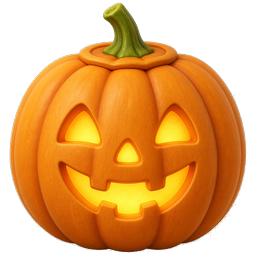
#> input picture assets/halloween/pumpkin.png, 256 x 256 px, found by its file name
$ python strip_bg.py
#> lines starting #> are read from the running program, lines starting #| are printed output that depends on the picture
from pathlib import Path
from PIL import Image

BASE = Path(r"c:\Users\ckayd\xammp\htdocs\deploy-main\deploy-main\assets\halloween")


def is_bg(r, g, b, a):
    if a < 18:
        return True
    mx, mn = max(r, g, b), min(r, g, b)
    sat = mx - mn
    avg = (r + g + b) / 3.0
    # white / light gray / checker
    if avg > 232 and sat < 40:
        return True
    if sat < 22 and 150 <= avg <= 250:
        return True
    # soft cream leftover
    if avg > 220 and sat < 30 and (r - b) < 35:
        return True
    return False


def flood(path: Path, size: int | None = None) -> None:
#> called with size = 256
    im = Image.open(path).convert("RGBA")
#> im is the input picture: PIL image 256x256 RGBA; mean R, G, B, A 135.9, 76.9, 14.3, 161.8
    bak = path.with_suffix(".bak.png")
    if not bak.exists():
        im.save(bak)
    w, h = im.size
#> w = 256; h = 256
    pix = im.load()
    vis = [[False] * w for _ in range(h)]
    stack = []
    for x in range(w):
        stack += [(0, x), (h - 1, x)]
    for y in range(h):
        stack += [(y, 0), (y, w - 1)]
    while stack:
        y, x = stack.pop()
        if not (0 <= y < h and 0 <= x < w) or vis[y][x]:
            continue
        r, g, b, a = pix[x, y]
        if not is_bg(r, g, b, a):
            continue
        vis[y][x] = True
        pix[x, y] = (0, 0, 0, 0)
        stack += [(y - 1, x), (y + 1, x), (y, x - 1), (y, x + 1)]
#> after the loop, stack = []; vis = 256 items
    for y in range(h):
        for x in range(w):
            r, g, b, a = pix[x, y]
            if a and is_bg(r, g, b, a):
                pix[x, y] = (0, 0, 0, 0)
    if size:
        bbox = im.split()[-1].getbbox()
        if bbox:
            pad = 8
            l, t, r, b = bbox
            im = im.crop((max(0, l - pad), max(0, t - pad), min(w, r + pad), min(h, b + pad)))
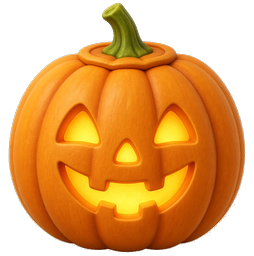
#> im: PIL image 254x256 RGBA; mean R, G, B, A 136.7, 77.2, 14.2, 163; transparent parts drawn white
        im.thumbnail((size, size), Image.Resampling.LANCZOS)
        canvas = Image.new("RGBA", (size, size), (0, 0, 0, 0))
#> canvas: PIL image 256x256 RGBA; every value is 0
        canvas.paste(im, ((size - im.width) // 2, (size - im.height) // 2), im)
        canvas.save(path, optimize=True)
        print(path.name, canvas.size, canvas.getpixel((0, 0)))
#| pumpkin.png (256, 256) (0, 0, 0, 0)
    else:
        im.save(path, optimize=True)
        print(path.name, im.size, im.getpixel((0, 0)))


flood(BASE / "pumpkin.png", 256)
flood(BASE / "bat.png", 256)
#> call 2 of flood, with size = 256
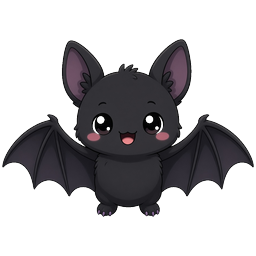
#> input picture assets/halloween/bat.png, 256 x 256 px, found by its file name
#> in flood, im is the input picture: PIL image 256x256 RGBA; mean R, G, B, A 16.7, 15.4, 17.6, 87.9
#> in flood (call 2), `im = im.crop((max(0, l - pad), max(0, t - pad), min(w, r + pad), min(h..`:
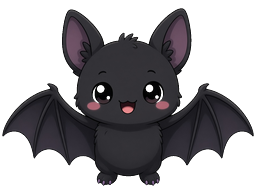
#> im: PIL image 256x194 RGBA; mean R, G, B, A 22, 20.2, 23.1, 115.9; transparent parts drawn white
#| bat.png (256, 256) (0, 0, 0, 0)
flood(BASE / "ghost.png", 256)
#> call 3 of flood, with size = 256
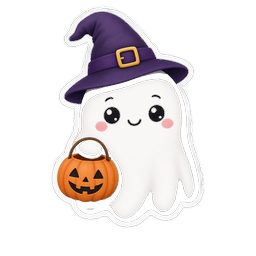
#> input picture assets/halloween/ghost.png, 256 x 256 px, found by its file name
#> in flood, im is the input picture: PIL image 256x256 RGBA; mean R, G, B, A 62.7, 57.2, 57.4, 79.8
#> in flood (call 3), `im = im.crop((max(0, l - pad), max(0, t - pad), min(w, r + pad), min(h..`:
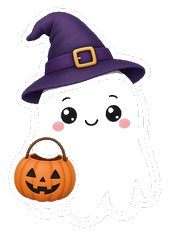
#> im: PIL image 169x236 RGBA; mean R, G, B, A 24.5, 15.8, 16.6, 52.3; transparent parts drawn white
#> in flood (call 3), `canvas.paste(im, ((size - im.width) // 2, (size - im.height) // 2), im)`:
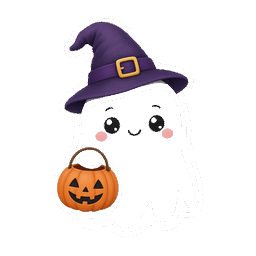
#> canvas: PIL image 256x256 RGBA; mean R, G, B, A 13.6, 8.4, 8.9, 30.5; transparent parts drawn white
#| ghost.png (256, 256) (0, 0, 0, 0)
# hero: strip outer white/cream only
hero = Image.open(BASE / "hero-scene.png").convert("RGBA")
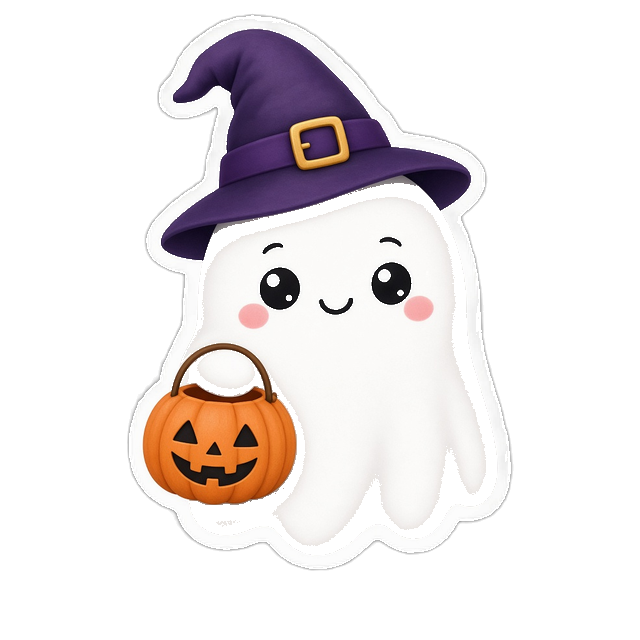
#> input picture assets/halloween/hero-scene.png, 640 x 640 px, found by its file name
#> hero is the input picture: PIL image 640x640 RGBA; mean R, G, B, A 63.9, 58.2, 58.5, 82.7
bak = BASE / "hero-scene.bak.png"
if not bak.exists():
    hero.save(bak)
w, h = hero.size
pix = hero.load()
vis = [[False] * w for _ in range(h)]
stack = []
for x in range(w):
    stack += [(0, x), (h - 1, x)]
for y in range(h):
    stack += [(y, 0), (y, w - 1)]
while stack:
    y, x = stack.pop()
    if not (0 <= y < h and 0 <= x < w) or vis[y][x]:
        continue
    r, g, b, a = pix[x, y]
    if not is_bg(r, g, b, a):
        continue
    # don't eat dark purple night sky as "bg" if it's intentional scene — only light frames
    avg = (r + g + b) / 3.0
    if avg < 160:
        continue
    vis[y][x] = True
    pix[x, y] = (0, 0, 0, 0)
    stack += [(y - 1, x), (y + 1, x), (y, x - 1), (y, x + 1)]
hero.thumbnail((1280, 720), Image.Resampling.LANCZOS)
hero.save(BASE / "hero-scene.png", optimize=True)
print("hero", hero.size, hero.getpixel((0, 0)))
#| hero (640, 640) (0, 0, 0, 0)
